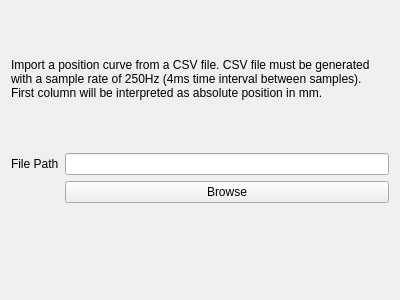
<?xml version="1.0" encoding="UTF-8"?>
<ui version="4.0">
 <class>Form</class>
 <widget class="QWidget" name="Form">
  <property name="geometry">
   <rect>
    <x>0</x>
    <y>0</y>
    <width>400</width>
    <height>300</height>
   </rect>
  </property>
  <property name="windowTitle">
   <string>Form</string>
  </property>
  <layout class="QVBoxLayout" name="verticalLayout">
   <item>
    <widget class="QLabel" name="label">
     <property name="text">
      <string>Import a position curve from a CSV file. CSV file must be generated with a sample rate of 250Hz (4ms time interval between samples). First column will be interpreted as absolute position in mm.</string>
     </property>
     <property name="scaledContents">
      <bool>false</bool>
     </property>
     <property name="wordWrap">
      <bool>true</bool>
     </property>
    </widget>
   </item>
   <item>
    <layout class="QFormLayout" name="formLayout">
     <item row="0" column="0">
      <widget class="QLabel" name="filePathLabel">
       <property name="text">
        <string>File Path</string>
       </property>
      </widget>
     </item>
     <item row="0" column="1">
      <widget class="QLineEdit" name="filePathLineEdit"/>
     </item>
     <item row="1" column="1">
      <widget class="QPushButton" name="browseFileButton">
       <property name="text">
        <string>Browse</string>
       </property>
      </widget>
     </item>
    </layout>
   </item>
  </layout>
 </widget>
 <resources/>
 <connections/>
</ui>
